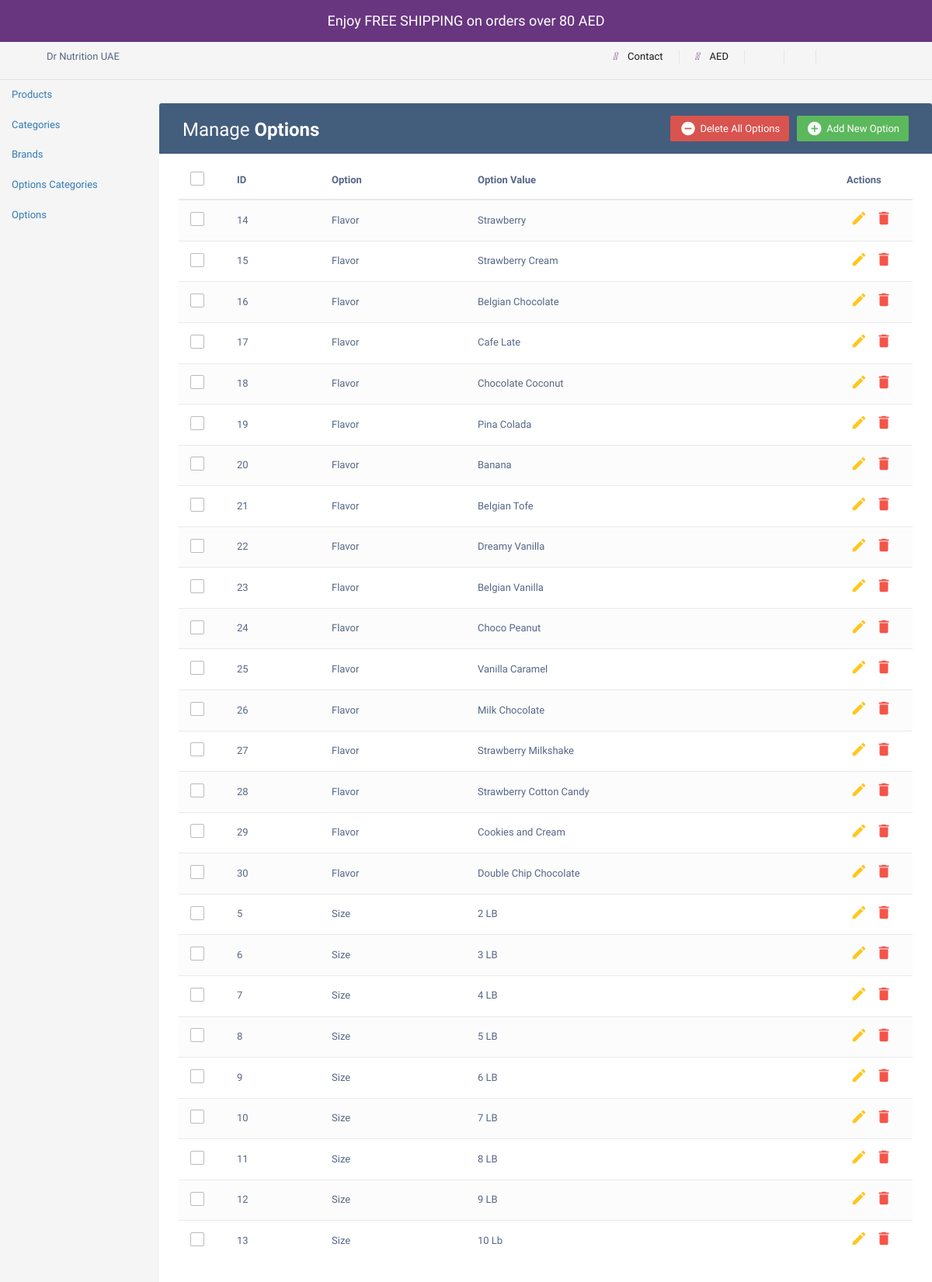
Page /admin/options.php on the committed database.
### tables this page shows
CREATE TABLE `option_values` (
  `id` int(11) NOT NULL,
  `option_id` int(11) NOT NULL,
  `value_name` varchar(255) NOT NULL
);

CREATE TABLE `options` (
  `id` int(11) NOT NULL,
  `name` varchar(255) NOT NULL
);

### admin/options.php (the view, shortened to what this page needs)
<?php
$conn = new mysqli("localhost", "root", "", "logindb");
$query = "SELECT option_id, id, value_name FROM option_values ORDER BY option_id";
$result = $conn->query($query);
?>
<!DOCTYPE html>
<html lang="en">
<head>
<link rel="stylesheet" href="https://maxcdn.bootstrapcdn.com/font-awesome/4.7.0/css/font-awesome.min.css">
<link rel="stylesheet" href="https://maxcdn.bootstrapcdn.com/bootstrap/3.3.7/css/bootstrap.min.css">
<link rel="stylesheet" href="https://cdnjs.cloudflare.com/ajax/libs/font-awesome/5.15.3/css/all.min.css" />
<link rel="stylesheet" href="../css/all.css" />
<body>
<section class="free_shipping_alert">
        <div>Enjoy FREE SHIPPING on orders over 80 AED</div>
    </section>
    <section class="top-nav-bar">
            <div class="top-nav">
                <div class="row justify-content-between">
                    <div class="col-lg-6">
                    <div class="top-nav-left d-none d-lg-block">
                        <span>Dr Nutrition UAE</span>
                    </div>
                    </div>
                    <div class="col-lg-6">
                    <div class="top-nav-right">
                        <ul class="list-inline top-nav-right-list">
                            <li>
                                <a title="Contact" href="#">
                                    <i class="fa-solid fa-phone" style="color: #68367f; margin-right: 10px;"></i>
                                    Contact
                                </a>
                            </li>
                            <li>
                                <a title="AED" href="">
                                    <i class="fa-solid fa-money-bill " style="color: #68367f; margin-right: 10px;"></i>
                                    AED
                                </a>
                            </li>
                            <li>
                                <a  title="Login" data-bs-toggle="modal" data-bs-target="#exampleModal"  href="index.php">
                                </a>
                            </li>
                        <li>
                    </ul>
                </div>
            </div>
        </div>
    </div>
</section>
<div class="row">
            <nav id="sidebar" class="col-md-3 col-lg-2 d-md-block bg-light sidebar">
                <div class="position-sticky">
                    <ul class="nav flex-column">
                        <li class="nav-item">
                            <a class="nav-link active" href="products.php">
                                Products
                            </a>
                        </li>
                        <li class="nav-item">
                            <a class="nav-link" href="categories.php">
                                Categories
                            </a>
                        </li>
						<li class="nav-item">
                            <a class="nav-link" href="brands.php">
                                Brands
                            </a>
                        </li>
                        <li class="nav-item">
                            <a class="nav-link" href="options_categories.php">
                                Options Categories
                            </a>
                        </li>
						<li class="nav-item">
                            <a class="nav-link" href="options.php">
                                Options
                            </a>
                        </li>
                    </ul>
                </div>
            </nav>
			<main class="col-md-9 ms-sm-auto col-lg-10 px-md-4">
            <div class="table-wrapper">
            <div class="table-title">
                <div class="row">
                    <div class="col-sm-6">
						<h2>Manage <b>Options</b></h2>
					</div>
					<div class="col-sm-6">
						<a href="#addOptionModal" class="btn btn-success" data-toggle="modal"><i class="material-icons">&#xE147;</i> <span>Add New Option</span></a>
						<a href="#deleteOptionModal" class="btn btn-danger" data-toggle="modal"><i class="material-icons">&#xE15C;</i> <span>Delete All Options</span></a>
					</div>
                </div>
            </div>
            <table class="table table-striped table-hover">
                <thead>
                    <tr>
						<th>
							<span class="custom-checkbox">
								<label for="selectAll"></label>
							</span>
						</th>
                        <th>ID</th>
                        <th>Option</th>
						<th>Option Value</th>
                        <th>Actions</th>
                    </tr>
                </thead>
                <tbody>
                    <?php
					 foreach ($result as $row) {
                        echo '<tr>';
                        echo '<td>';
                        echo '<span class="custom-checkbox">';
                        echo '<label for="checkbox' . $row['id'] . '"></label>';
                        echo '</span>';
                        echo '</td>';
                        echo '<td>' . $row['id'] . '</td>';
                        $optionId = $row['option_id'];
                        $optionName = '';
                        $queryOptionName = "SELECT name FROM options WHERE id = $optionId";
                        $resultOptionName = $conn->query($queryOptionName);
                        if ($resultOptionName->num_rows > 0) {
                            $rowOptionName = $resultOptionName->fetch_assoc();
                            $optionName = $rowOptionName['name'];
                        } else {
                            $optionName = 'Unknown';
                        }
                        echo '<td>' . $optionName . '</td>';
                        echo '<td>' . $row['value_name'] . '</td>';
                        echo '<td>';
                        echo '<a href="options.php?showEditModal=1&id='.$row['id'].'" data-id="' . $row['id'] . '" class="edit"><i class="material-icons" data-toggle="tooltip" title="Edit">&#xE254;</i></a>';
                        echo '<a href="options.php?showDeleteModal=1&id='.$row['id'].'" data-id="' . $row['id'] . '" class="delete" data-toggle="modal"><i class="material-icons" data-toggle="tooltip" title="Delete">&#xE872;</i></a>';
                        echo '</td>';
                        echo '</tr>';
                    }
                    ?>
                </tbody>
            </table>
    </div>
</div>
</body>
</html>

### css/all.css (style rules this page uses)
body { margin: 0; background-color: white; }
a { text-decoration: none!important; }
.free_shipping_alert { background: #68367f; color: #fff; text-align: center; padding: 14px; font-size: 18px; background-image: url(https://drnutrition.com/themes/storefront/public/images/wave.svg); background-position: 50%; background-size: cover; }
.top-nav { border-bottom: 1px solid #e1e1e1 ; padding: 10px 0% 10px 5%; }
.top-nav .top-nav-right-list { display: -webkit-box; display: flex; -webkit-box-pack: center; justify-content: center; flex-wrap: wrap; }
.top-nav .top-nav-right-list>li:first-child { padding-left: 0; }
.top-nav .top-nav-right-list>li { border-right: 1px solid #e5e5e5; display: inline-block; padding: 0 20px; }
.top-nav .top-nav-right-list>li>a { display: block; color: #191919; }
body { color: #566787; background: #f5f5f5; font-family: 'Varela Round', sans-serif; font-size: 13px; }
.table-wrapper { background: #fff; padding: 20px 25px; margin: 30px 0; border-radius: 3px; box-shadow: 0 1px 1px rgba(0,0,0,.05); }
.table-title { padding-bottom: 15px; background: #435d7d; color: #fff; padding: 16px 30px; margin: -20px -25px 10px; border-radius: 3px 3px 0 0; }
.table-title h2 { margin: 5px 0 0; font-size: 24px; }
.table-title .btn { color: #fff; float: right; font-size: 13px; border: none; min-width: 50px; border-radius: 2px; border: none; outline: none !important; margin-left: 10px; }
.table-title .btn i { float: left; font-size: 21px; margin-right: 5px; }
.table-title .btn span { float: left; margin-top: 2px; }
table.table tr th, table.table tr td { border-color: #e9e9e9; padding: 12px 15px; vertical-align: middle; }
table.table tr th:first-child { width: 60px; }
table.table tr th:last-child { width: 100px; }
table.table-striped tbody tr:nth-of-type(odd) { background-color: #fcfcfc; }
table.table td:last-child i { opacity: 0.9; font-size: 22px; margin: 0 5px; }
table.table td a { font-weight: bold; color: #566787; display: inline-block; text-decoration: none; outline: none !important; }
table.table td a.edit { color: #FFC107; }
table.table td a.delete { color: #F44336; }
table.table td i { font-size: 19px; }
.custom-checkbox { position: relative; }
.custom-checkbox label:before { width: 18px; height: 18px; }
.custom-checkbox label:before { content: ''; margin-right: 10px; display: inline-block; vertical-align: text-top; background: white; border: 1px solid #bbb; border-radius: 2px; box-sizing: border-box; z-index: 2; }

### rows in the picture
option_values: id "14", option.name "Flavor", value_name "Strawberry"
option_values: id "15", option.name "Flavor", value_name "Strawberry Cream"
option_values: id "16", option.name "Flavor", value_name "Belgian Chocolate"
option_values: id "17", option.name "Flavor", value_name "Cafe Late"
option_values: id "18", option.name "Flavor", value_name "Chocolate Coconut"
option_values: id "19", option.name "Flavor", value_name "Pina Colada"
option_values: id "20", option.name "Flavor", value_name "Banana"
option_values: id "21", option.name "Flavor", value_name "Belgian Tofe"
option_values: id "22", option.name "Flavor", value_name "Dreamy Vanilla"
option_values: id "23", option.name "Flavor", value_name "Belgian Vanilla"
option_values: id "24", option.name "Flavor", value_name "Choco Peanut"
option_values: id "25", option.name "Flavor", value_name "Vanilla Caramel"
option_values: id "26", option.name "Flavor", value_name "Milk Chocolate"
option_values: id "27", option.name "Flavor", value_name "Strawberry Milkshake"
option_values: id "28", option.name "Flavor", value_name "Strawberry Cotton Candy"
option_values: id "29", option.name "Flavor", value_name "Cookies and Cream"
option_values: id "30", option.name "Flavor", value_name "Double Chip Chocolate"
option_values: id "5", option.name "Size", value_name "2 LB"
option_values: id "6", option.name "Size", value_name "3 LB"
option_values: id "7", option.name "Size", value_name "4 LB"
option_values: id "8", option.name "Size", value_name "5 LB"
option_values: id "9", option.name "Size", value_name "6 LB"
option_values: id "10", option.name "Size", value_name "7 LB"
option_values: id "11", option.name "Size", value_name "8 LB"
option_values: id "12", option.name "Size", value_name "9 LB"
option_values: id "13", option.name "Size", value_name "10 Lb"
